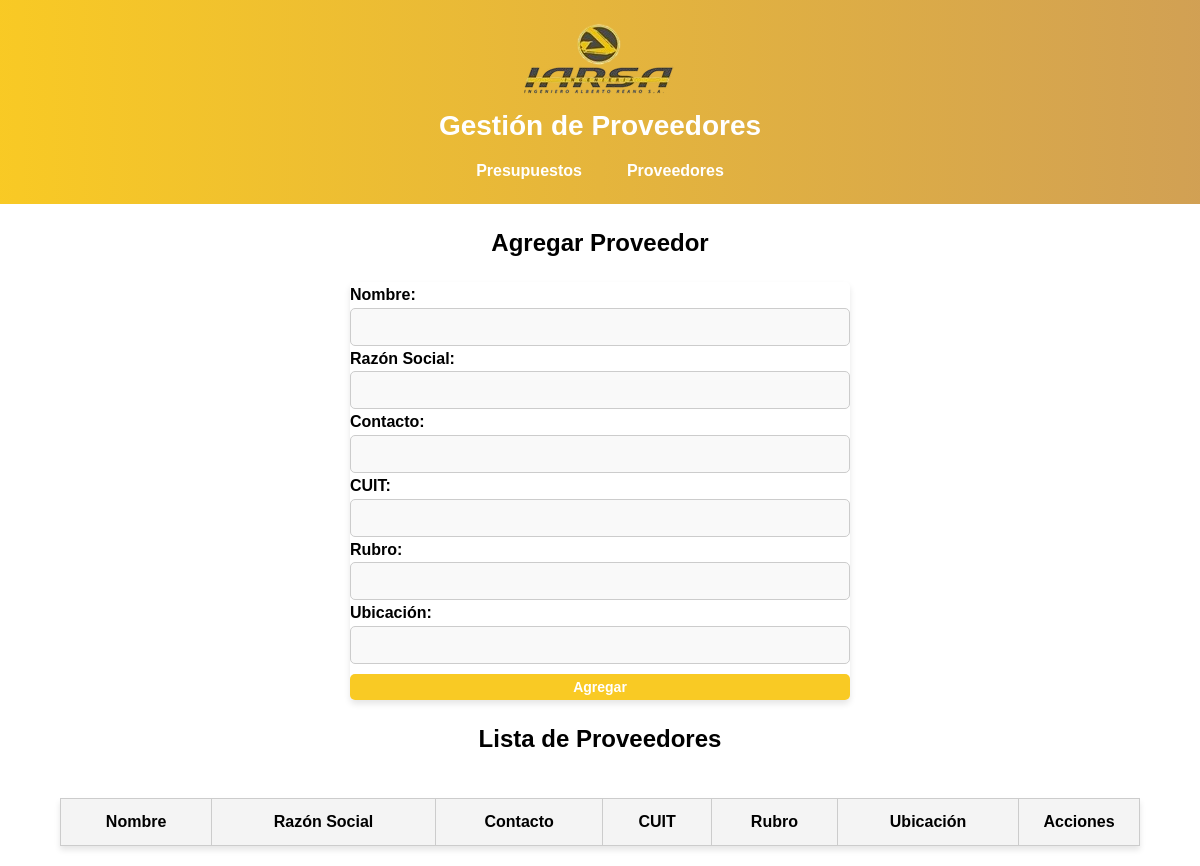
The app's page /proveedores, older data.
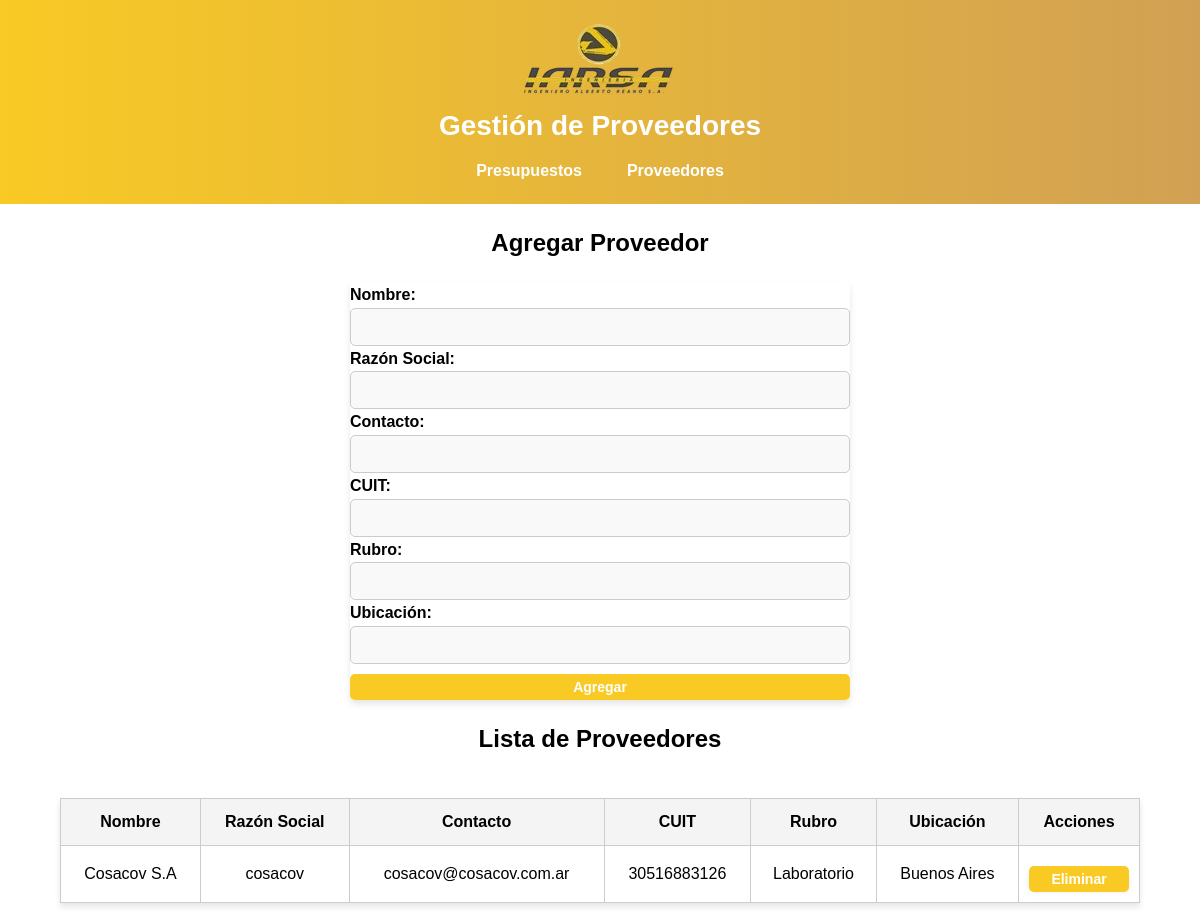
The same page, newer data.
### tables this page shows
CREATE TABLE proveedores (
        id INTEGER PRIMARY KEY AUTOINCREMENT,
        nombre TEXT NOT NULL UNIQUE,
        razonsocial TEXT,
        contacto TEXT,
        cuit TEXT,
        rubro TEXT,
        ubicacion TEXT
    );

### appy.py (the view, shortened to what this page needs)
@app.route('/proveedores', methods=['GET', 'POST'])
def proveedores():
    conn = obtener_conexion()
    cursor = conn.cursor()
    cursor.execute('SELECT * FROM proveedores')
    proveedores = cursor.fetchall()
    conn.close()
    return render_template('proveedores.html', proveedores=proveedores)

### appy.py (called while the page is built)
def obtener_conexion():
    conn = sqlite3.connect('empresa.db', check_same_thread=False)
    conn.row_factory = sqlite3.Row
    return conn

### templates/proveedores.html (shortened to what this page needs)
<!DOCTYPE html>
<html lang="es">
<head>
    <link rel="stylesheet" href="{{ url_for('static', filename='css/styles.css') }}">
</head>
<body>
    <header>
        <img src="{{ url_for('static', filename='images/Logo-Iarsa.png') }}" alt="Logo de la Empresa" class="logo">
        <div class="header-content">
        <h1>Gestión de Proveedores</h1>
        <nav>
            <ul>
                <li><a href="{{ url_for('presupuestos') }}">Presupuestos</a></li>
                <li><a href="{{ url_for('proveedores') }}">Proveedores</a></li>
            </ul>
        </nav>
    </header>
    <h2>Agregar Proveedor</h2>
    <form action="{{ url_for('proveedores') }}" method="POST">
        <label for="nombre">Nombre:</label>
        <input type="text" name="nombre" required>
        <label for="razonsocial">Razón Social:</label>
        <input type="text" name="razonsocial" required>
        <label for="contacto">Contacto:</label>
        <input type="text" name="contacto" required>
        <label for="cuit">CUIT:</label>
        <input type="text" name="cuit" required>
        <label for="rubro">Rubro:</label>
        <input type="text" name="rubro" required>
        <label for="ubicacion">Ubicación:</label>
        <input type="text" name="ubicacion" required>
        <button type="submit">Agregar</button>
    </form>
    <h2>Lista de Proveedores</h2>
    <table>
        <thead>
            <tr>
                <th>Nombre</th>
                <th>Razón Social</th>
                <th>Contacto</th>
                <th>CUIT</th>
                <th>Rubro</th>
                <th>Ubicación</th>
                <th>Acciones</th>
            </tr>
        </thead>
        <tbody>
            {% for proveedor in proveedores %}
            <tr>
                <td>{{ proveedor.nombre }}</td>
                <td>{{ proveedor.razonsocial }}</td>
                <td>{{ proveedor.contacto }}</td>
                <td>{{ proveedor.cuit }}</td>
                <td>{{ proveedor.rubro }}</td>
                <td>{{ proveedor.ubicacion }}</td>
                <td>
                    <form action="{{ url_for('eliminar_proveedor', proveedor_id=proveedor.id) }}" method="POST" style="display:inline;">
                        <button type="submit" class="btn-eliminar">Eliminar</button>
                    </form>
                </td>
            </tr>
            {% endfor %}
        </tbody>
    </table>
</body>
</html>

### static/css/styles.css (style rules this page uses)
body { font-family: 'Arial', sans-serif; margin: 0; padding: 0; background-color: white; color: black; line-height: 1.6; display: flex; flex-direction: column; align-items: center; justify-content: center; min-height: 100vh; }
header { width: 100%; background: linear-gradient(90deg, #f9ca24, #d1a054); color: white; text-align: center; padding: 20px 10px; }
h1 { font-size: 28px; margin: 0; font-family: 'Arial', sans-serif; font-weight: bold; color: white; }
nav ul { list-style: none; padding: 0; margin: 10px 0 0 0; display: flex; gap: 15px; justify-content: center; }
nav ul li a { text-decoration: none; color: white; padding: 10px 15px; font-weight: bold; }
form { margin: 20px auto; padding: 20px; max-width: 500px; width: 100%; border: 1px solid #ccc; border-radius: 5px; background-color: white; box-shadow: 0px 4px 6px rgba(0, 0, 0, 0.1); display: flex; flex-direction: column; gap: 15px; }
label { font-weight: bold; margin-bottom: 5px; }
input, select, button { width: calc(100% - 20px); margin: 0 auto; padding: 10px; font-size: 14px; border: 1px solid #ccc; border-radius: 5px; background-color: #f9f9f9; }
button { width: 100%; background-color: #f9ca24; color: white; font-weight: bold; cursor: pointer; transition: background-color 0.3s ease; margin-top: 10px; }
input, select { width: 100%; margin: 0 auto; padding: 10px; font-size: 14px; border: 1px solid #ccc; border-radius: 5px; background-color: #f9f9f9; box-sizing: border-box; }
table { width: 90%; margin: 20px auto; border-collapse: collapse; background-color: white; border: 1px solid #ccc; box-shadow: 0px 4px 6px rgba(0, 0, 0, 0.1); text-align: center; }
th, td { border: 1px solid #ccc; padding: 10px; }
th { background-color: #f4f4f4; font-weight: bold; }
td { color: black; vertical-align: middle; }
form { margin: 0; padding: 0; display: inline; background: none; border: none; }
button, .btn-eliminar { background-color: #f9ca24; color: white; border: none; padding: 5px 10px; border-radius: 5px; cursor: pointer; font-size: 14px; transition: background-color 0.3s ease; display: inline-block; white-space: nowrap; }
table td:last-child { text-align: center; vertical-align: middle; width: 100px; }
table th:last-child, table td:last-child { width: 100px; }

Row changes from the older to the newer data that the page shows:
added proveedores: nombre "Cosacov S.A", razonsocial "cosacov", contacto "cosacov@cosacov.com.ar", cuit "30516883126", rubro "Laboratorio", ubicacion "Buenos Aires"
